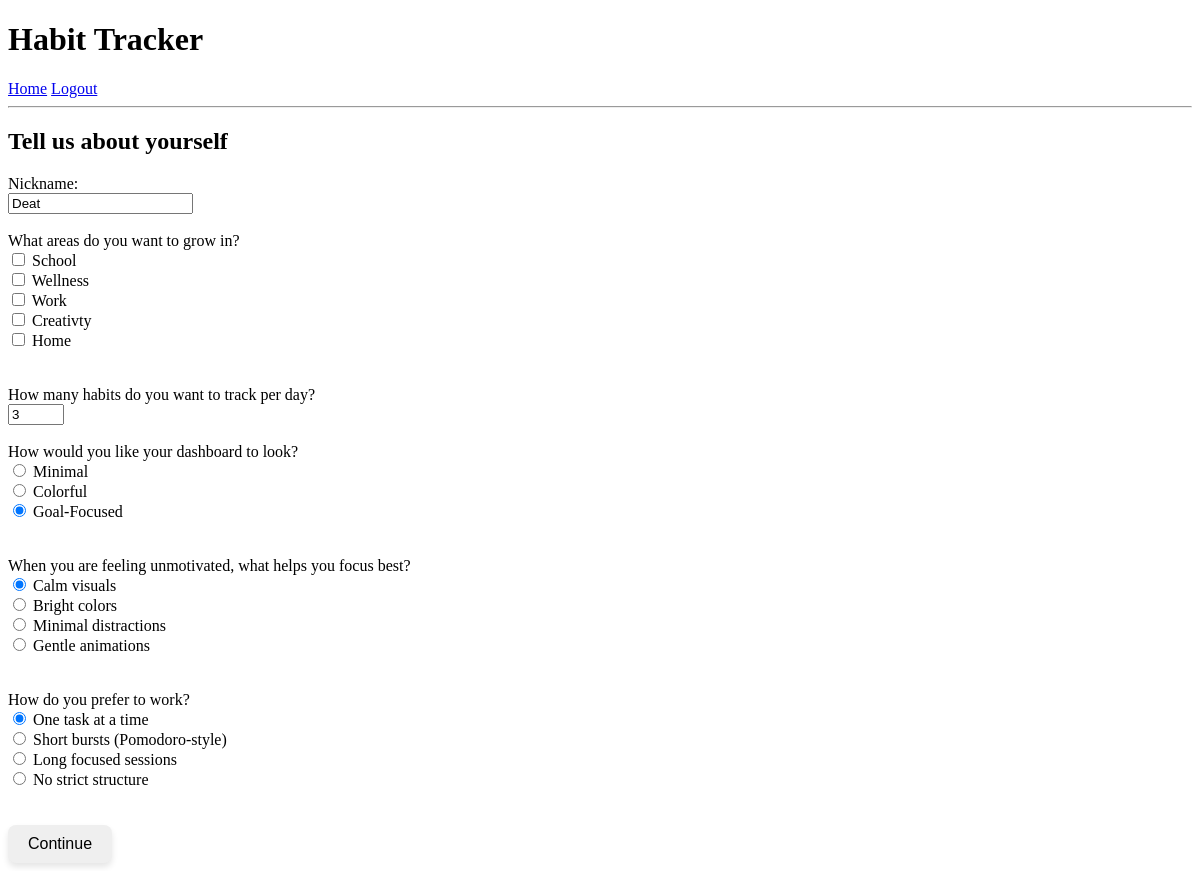
Screenshot of /survey/ (signed in) with the database file from the repository.
### tracker/models.py (models this page shows, shortened)
class UserProfile(models.Model):
    DASHBOARD_CHOICES = [
        ("minimal", "Minimal"),
        ("colorful", "Colorful"),
        ("goal", "Goal-Focused"),
    ]
    FOCUS_CHOICES = [
        ("calm", "Calm visuals"),
        ("bright", "Bright colors"),
        ("minimal", "Minimal distractions"),
        ("gentle", "Gentle animations"),
    ]
    WORK_STYLE_CHOICES = [
        ("single", "One task at a time"),
        ("pomodoro", "Short bursts (Pomodoro-style)"),
        ("long", "Long focused sessions"),
        ("free", "No strict structure"),
    ]
    user = models.OneToOneField(User, on_delete=models.CASCADE)
    nickname = models.CharField(max_length=50)
    selected_categories = models.CharField(max_length=200, blank=False, default="")
    dashboard_style = models.CharField(
        max_length=50,
        choices=DASHBOARD_CHOICES,
        default="minimal",
        blank=False
    )
    focus_preference = models.CharField(
        max_length=50,
        choices=FOCUS_CHOICES,
        default="calm",
        blank=False
    )
    work_style = models.CharField(
        max_length=50,
        choices=WORK_STYLE_CHOICES,
        default="one_task",
        blank=False
    )
    num_habits = models.PositiveIntegerField(default=3)
    streak = models.PositiveIntegerField(default=0)
    last_completed_day = models.DateField(null=True, blank=True)

### tracker/views.py (the view)
# urls.py: path("survey/", views.survey, name="survey"),
@login_required
def survey(request):
    try:
        profile = request.user.userprofile # Get the UserProfile if it exists
    except UserProfile.DoesNotExist:
        profile = None
    if request.method == "POST":
        form = SurveyForm(request.POST, instance=profile)
        if form.is_valid():
            user_profile = form.save(commit=False)
            categories_list = form.cleaned_data["selected_categories"]
            user_profile.selected_categories = ",".join(categories_list)
            user_profile.user = request.user
            user_profile.save()
            return redirect("dashboard") # Redirect to dashboard after submission
    else:
        form = SurveyForm(instance=profile)
    return render(request, "tracker/survey.html", {"form": form})

### tracker/forms.py
class SurveyForm(forms.ModelForm):
    selected_categories = forms.MultipleChoiceField(
        choices=CATEGORY_CHOICES,
        widget=forms.CheckboxSelectMultiple,
        required=True
    )
    class Meta:
        model = UserProfile
        fields = ["nickname", "selected_categories", "num_habits", "dashboard_style", "focus_preference", "work_style"]
        widgets = {
            "nickname": forms.TextInput(attrs={"placeholder":"Enter your nickname"}),
            "num_habits": forms.NumberInput(attrs={"min": 1, "max": 20}),
            "dashboard_style": forms.RadioSelect(),                # only allows one selection
            "focus_preference": forms.RadioSelect(),
            "work_style": forms.RadioSelect(),
        }

### tracker/templates/tracker/survey.html (shortened to what this page needs)
{% extends "tracker/base.html" %}
{% block content %}
<h2>Tell us about yourself</h2>
<form method="POST">
    <label>Nickname:</label><br>
    {{ form.nickname }}<br><br>
    <label>What areas do you want to grow in?</label><br>
    {{ form.selected_categories }}<br><br>
    <label>How many habits do you want to track per day?</label><br>
    {{ form.num_habits }}<br><br>
    <label>How would you like your dashboard to look?</label>
    {{ form.dashboard_style }}<br><br>
    <label>When you are feeling unmotivated, what helps you focus best?</label>
    {{ form.focus_preference }}<br><br>
    <label>How do you prefer to work?</label><br>
    {{ form.work_style }}<br><br>
    <button type="submit">Continue</button>
</form>
{% endblock %}

### tracker/static/tracker/style.css (style rules this page uses)
button { padding: 10px 20px; font-size: 16px; border: none; border-radius: 8px; cursor: pointer; transition: all 0.2s ease; box-shadow: 0 4px 6px rgba(0,0,0,0.1); }

### tracker/static/tracker/dashboard.css (style rules this page uses)
.dashboard { min-height: 100vh; }

### rows the page displays
UserProfile: nickname "Deat", selected_categories "☐ ☐ ☐ ☐ ☐", num_habits "3", dashboard_style "☐ Minimal ☐ Colorful ☑ Goal-Focused", focus_preference "☑ Calm visuals ☐ Bright colors ☐ Minimal distractions ☐ Gentle animations", work_style "☑ One task at a time ☐ Short bursts (Pomodoro-style) ☐ Long focused sessions ☐ No strict structure"
